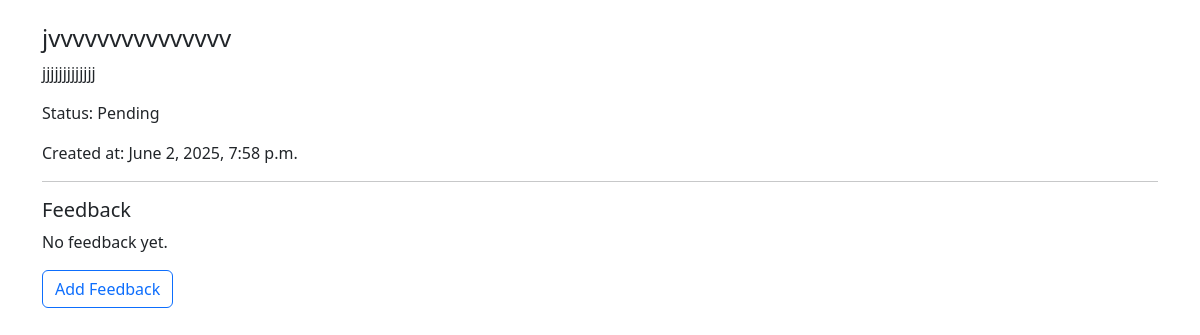
/log/7/ (signed in), run on the app's committed database.
### accounts/models.py (models this page shows, shortened)
class DailyLog(models.Model):
    user = models.ForeignKey(User, on_delete=models.CASCADE)
    task_title = models.CharField(max_length=200)
    task_description = models.TextField()
    status = models.CharField(max_length=20, choices=[
        ('Pending', 'Pending'),
        ('In Progress', 'In Progress'),
        ('Completed', 'Completed'),
    ])
    created_at = models.DateTimeField(auto_now_add=True)

### accounts/views.py (the view)
# urls.py: path('log/<int:log_id>/', views.view_log, name='view_log')
@login_required
def view_log(request, log_id):
    log = get_object_or_404(DailyLog, id=log_id)
    feedbacks = log.feedbacks.all()
    return render(request, 'accounts/view_log.html', {'log': log, 'feedbacks': feedbacks})

### accounts/templates/accounts/view_log.html
{% extends 'accounts/base.html' %}
{% block content %}
<div class="container mt-4">
  <h4>{{ log.task_title }}</h4>
  <p>{{ log.task_description }}</p>
  <p>Status: {{ log.status }}</p>
  <p>Created at: {{ log.created_at }}</p>
  <hr>
  <h5>Feedback</h5>
  {% if feedbacks %}
    <ul>
      {% for fb in feedbacks %}
        <li><strong>{{ fb.mentor.username }}:</strong> {{ fb.comment }} <em>on {{ fb.created_at }}</em></li>
      {% endfor %}
    </ul>
  {% else %}
    <p>No feedback yet.</p>
  {% endif %}
  <a href="{% url 'add_feedback' log.id %}" class="btn btn-outline-primary">Add Feedback</a>
</div>
{% endblock %}

### data on the page
DailyLog: task_title "jvvvvvvvvvvvvvvv", task_description "jjjjjjjjjjjjj", status "Pending", created_at "June 2, 2025, 7:58 p.m."
